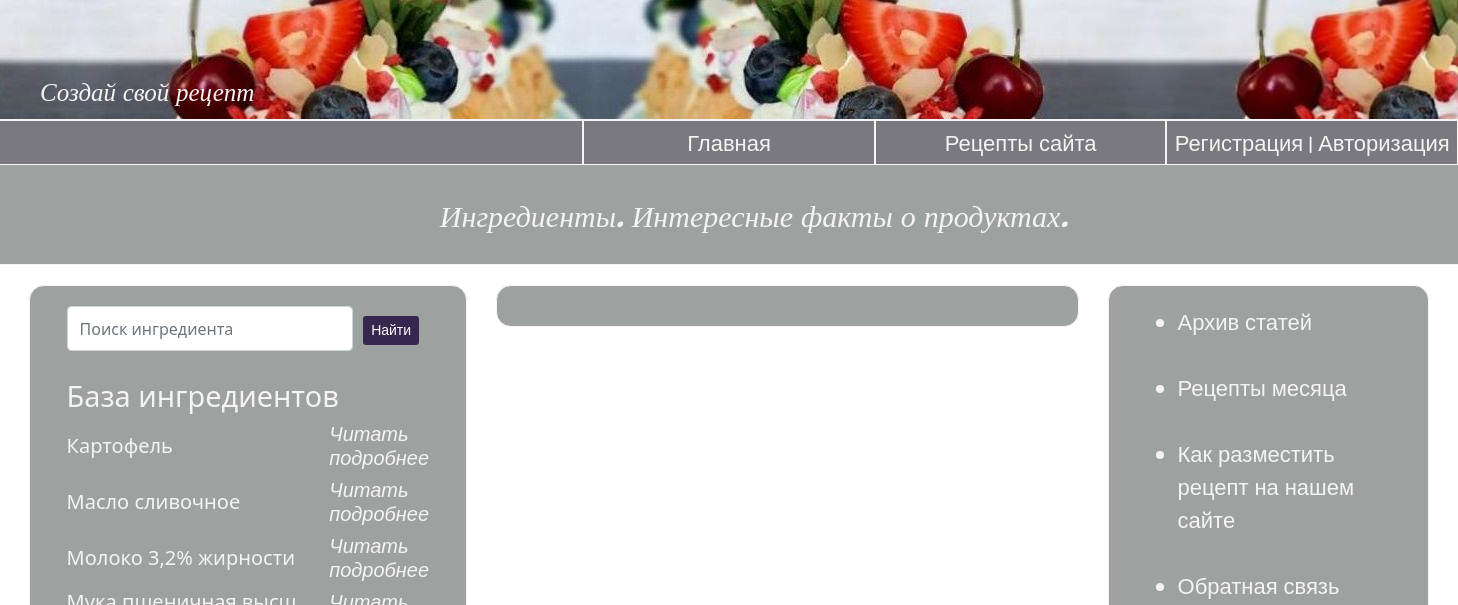
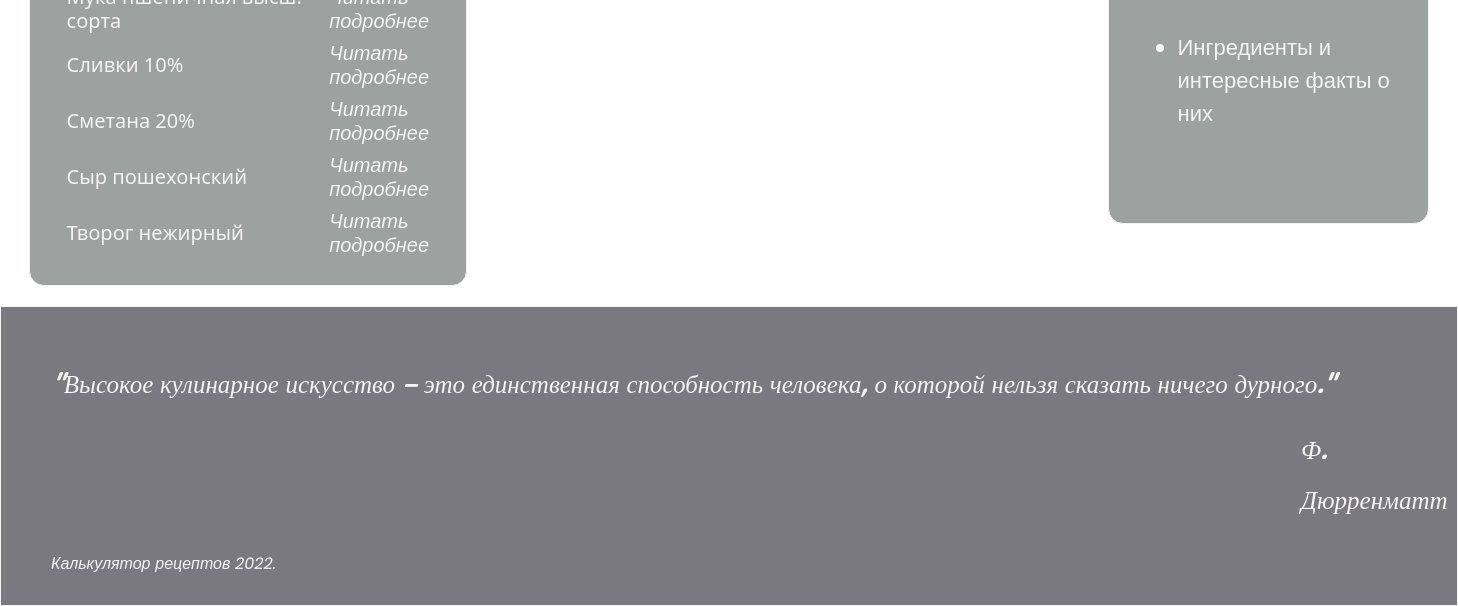
Page /db_recipes/ingredient on the earlier database version (2 pictures, top to bottom).
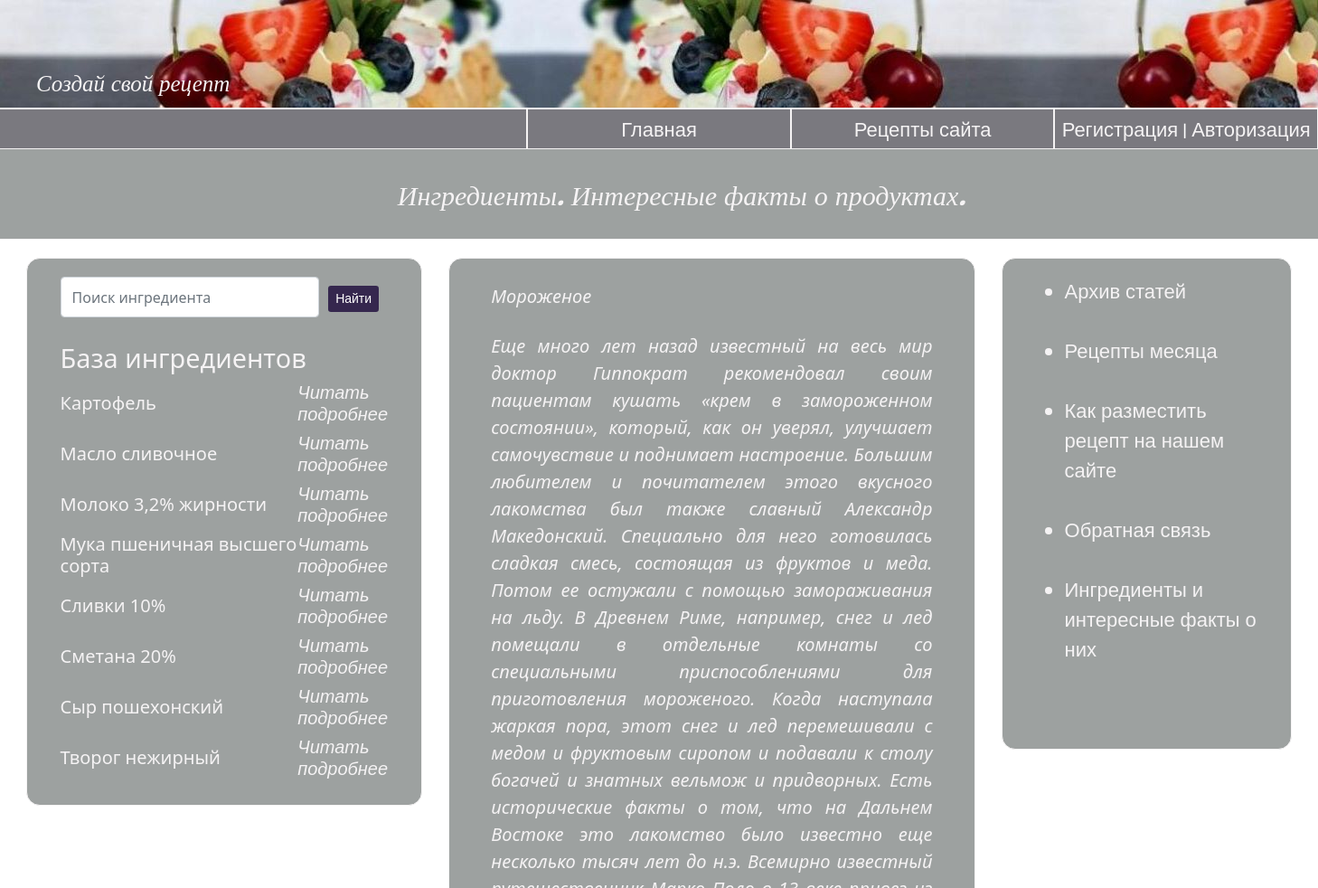
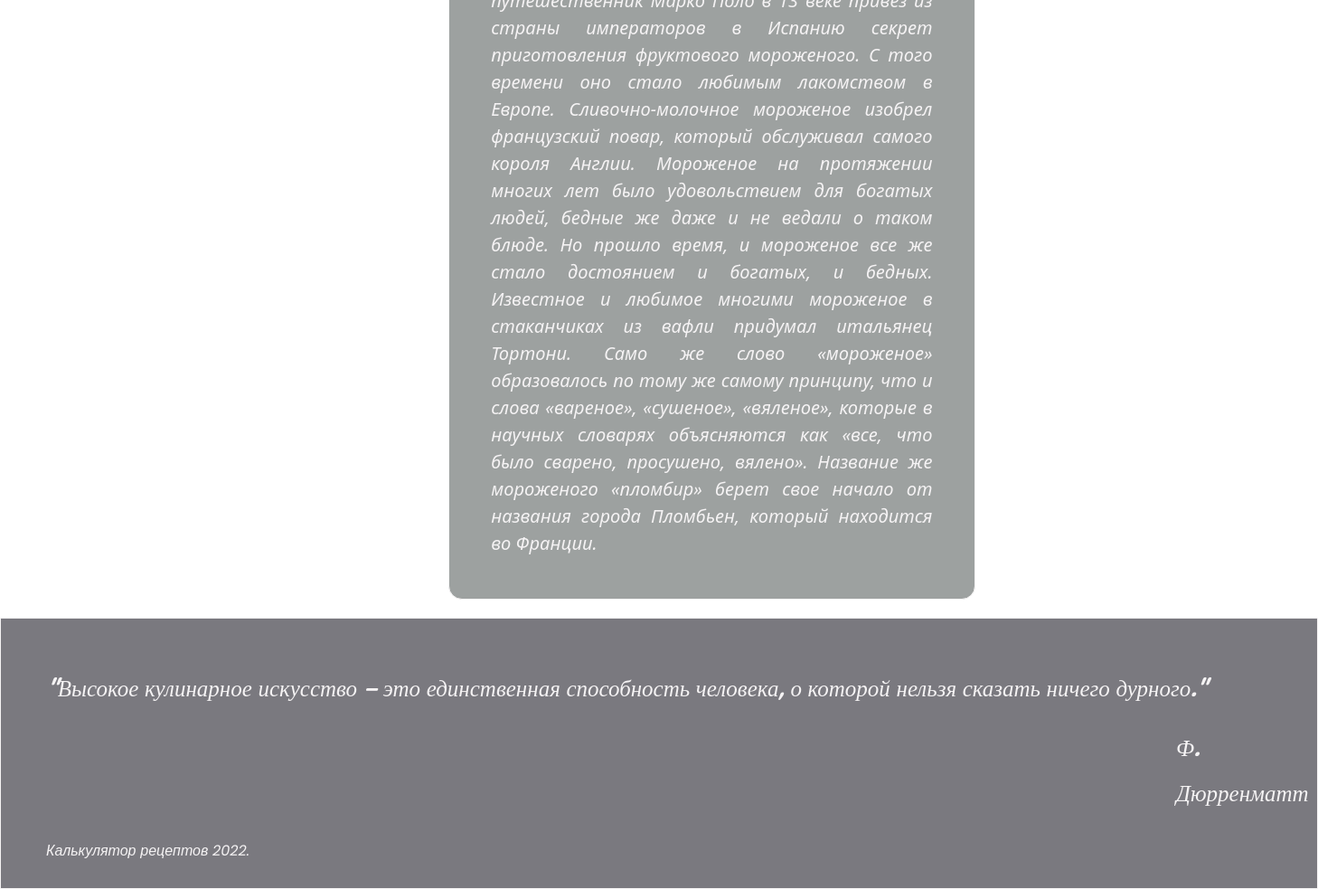
Same page on the later database version (2 pictures, top to bottom).
### db_recipes/models.py (models this page shows, shortened)
class Ingredientes(models.Model):
    ingredient = models.CharField (max_length=100, verbose_name='Ингрeдиент')
    calories = models.FloatField (verbose_name='Ккал на 100гр')
    description =models.TextField(verbose_name='Описание',default='Описание')
    price = models.FloatField(verbose_name='Цена за 100 гр', default=0)
    amount = models.FloatField(verbose_name='Кол-во, гр', default=0)
    class Meta:
        verbose_name='Ингредиент'
        verbose_name_plural = 'Ингредиенты'

class Article(models.Model):
    title = models.CharField (max_length=100, verbose_name='Название статьи')
    article = models.TextField(max_length=5000, verbose_name='Статья')
    seal = models.CharField (max_length=100, verbose_name='Текущая статья', default='no')
    class Meta:
        db_table='article'
        verbose_name='Статья'
        verbose_name_plural = 'Статьи'

### db_recipes/views.py (the view)
# urls.py: path('ingredient', views.ingredient, name='ingredient'),
def ingredient(request):
    list = Article.objects.filter(seal='yes')
    search_guery = request.GET.get('q', '')
    if search_guery:
        ing = Ingredientes.objects.filter(ingredient__icontains=search_guery).values()
    else:
        ing = Ingredientes.objects.order_by('ingredient')
    return render(request, 'db_recipes/ingredient.html', {'ing': ing,'list':list})

### db_recipes/templates/db_recipes/ingredient.html
{% extends 'main/layout.html' %}
{% block greeting%} Ингредиенты. Интересные факты о продуктах. {% endblock %}
{% block content%}
<div class="aside" id="left-aside">
      <form method="get" action="{%url 'search_ingredient'%}" class="d-flex editContent">
          <input type="search" placeholder="Поиск ингрeдиента" name="q" class="form-control" required="" style="height:45px">
          <button type="submit"  class="button_add btn-sm">
                <span class="fa fa-search" aria-hidden="true">Найти</span>
          </button>
      </form>
      <br>
     <h4><big> База ингредиентов </big></h4>
     {% for el in ing%}
        <table>
          <tbody>
             <tr>
                <td class="table-cell-ing"> <h5>{{el.ingredient}}</h5></td>
                <td> <a href={% url 'ingredient_details' el.id %} class="aside-link"><h5><i>Читать подробнее</i></h5></a></td>
             </tr>
          </tbody>
        </table>
     {%endfor%}
</div>
<div class="aside" id="center">
{% for el in list%}
    <h2 class="center_article">{{el.title}}</h2>
<p class="center_article">{{el.article}}</p>
{%endfor%}
</div>
{% endblock %}

Differences in the rows shown:
changed Ingredientes: ingredient "Мука пшеничная высш. сорта" → "Мука пшеничная высшего сорта"
added Article: title "Мороженое", article "Еще много лет назад известный на весь мир доктор Гиппократ рекомендовал своим пациентам кушать «крем в замороженном состоянии», который, как он уверял, улучшает самочувствие и поднимает настроение. Большим любителем и почитателем этого вкусного лакомства был также славный Александр Македонский. Специально для него готовилась сладкая смесь, состоящая из фруктов и меда. Потом ее остужали с помощью замораживания на льду. В Древнем Риме, например, снег и лед помещали в отдельные комнаты со специальными приспособлениями для приготовления мороженого. Когда наступала жаркая пора, этот снег и лед перемешивали с медом и фруктовым сиропом и подавали к столу богачей и знатных вельмож и придворных.…"
